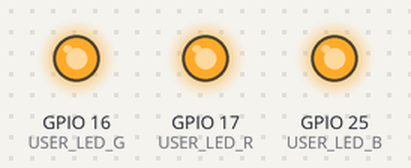
Simulated run of this sketch. Board: ESP32. Shown: output pins drawn as LEDs (lit = HIGH).

Above: at 0.8 s.
At 2.85 s:
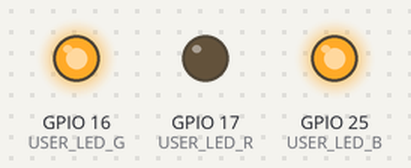
Timing chart, 0 to 3.1 s (numbered marks = the images above):
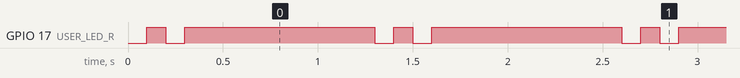

The sketch:

airbus_bilnk.ino
```cpp
#define USER_LED_R 17 // defined the xiao pin to the chip pin
#define USER_LED_B 25
#define USER_LED_G 16
void setup() {
  pinMode(USER_LED_R, OUTPUT); // intialised the red pin as output , so the power will be provided
  pinMode(USER_LED_G, OUTPUT);
  pinMode(USER_LED_B, OUTPUT);
  digitalWrite(USER_LED_G, HIGH);
  digitalWrite(USER_LED_B, HIGH);
}
void loop() {
  digitalWrite(USER_LED_R, LOW);  // turn the LED on (HIGH is the voltage level)
  delay(100);                      // wait for a second
  digitalWrite(USER_LED_R, HIGH);   // turn the LED off by making the voltage LOW
  delay(100);
  digitalWrite(USER_LED_R, LOW);  // turn the LED on (HIGH is the voltage level)
  delay(100);                      // wait for a second
  digitalWrite(USER_LED_R, HIGH);   // turn the LED off by making the voltage LOW
  delay(1000);                  // wait for a second
}
```

Measured:
- by itself, GPIO 17 (USER_LED_R): repeats every 1.3 s: LOW 0.10 s, HIGH 1.0 s, LOW 0.10 s, HIGH 0.10 s
